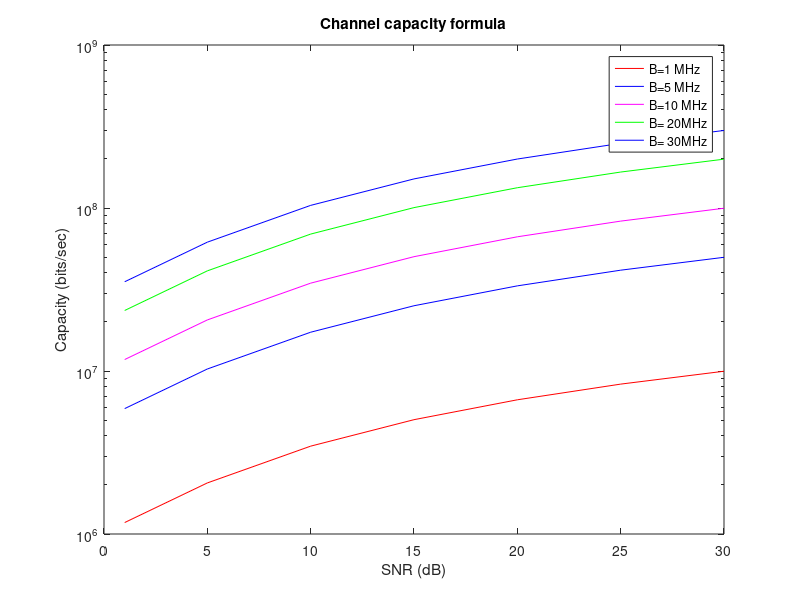

This chart was generated by the following MATLAB code:
clear;
B=[1e6,5e6,10e6,20e6,30e6];    % Bandwidth B in MHz
color=['r','b','m','g','black'];

snr_db=[1, 5, 10, 15, 20, 25, 30]; % in dB
snr=10.^(snr_db/10); % in linear scale

for i=1:1:5
 C=B(i)*log2(1+snr);        % Capacity calculation
 semilogy(snr_db,C,color(i));
 hold on;
end

title('Channel capacity formula');
xlabel('SNR (dB)');
ylabel('Capacity (bits/sec)');
legend('show');
legend('B=1 MHz', 'B=5 MHz', 'B=10 MHz', 'B= 20MHz','B= 30MHz');